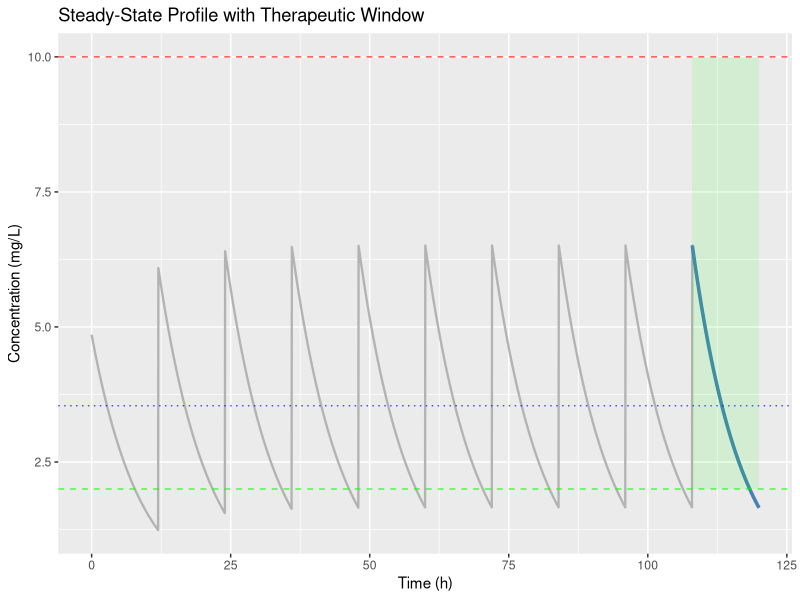
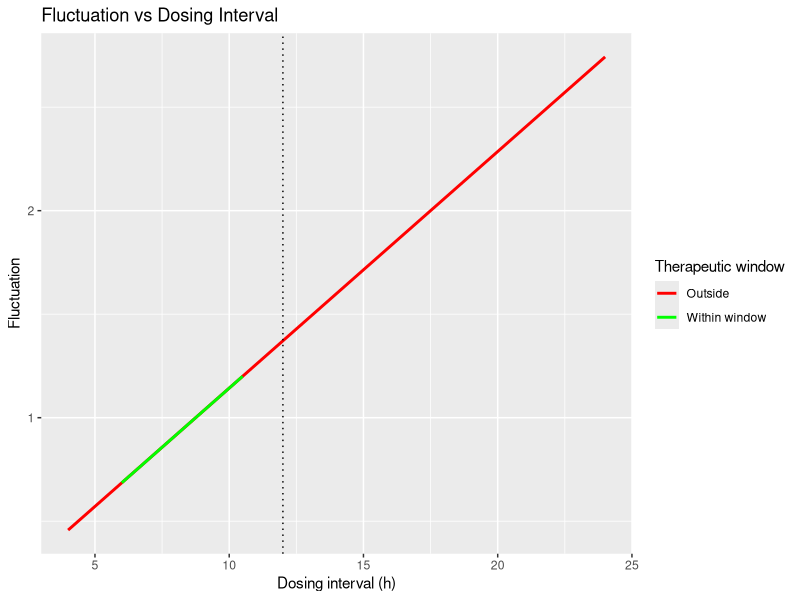
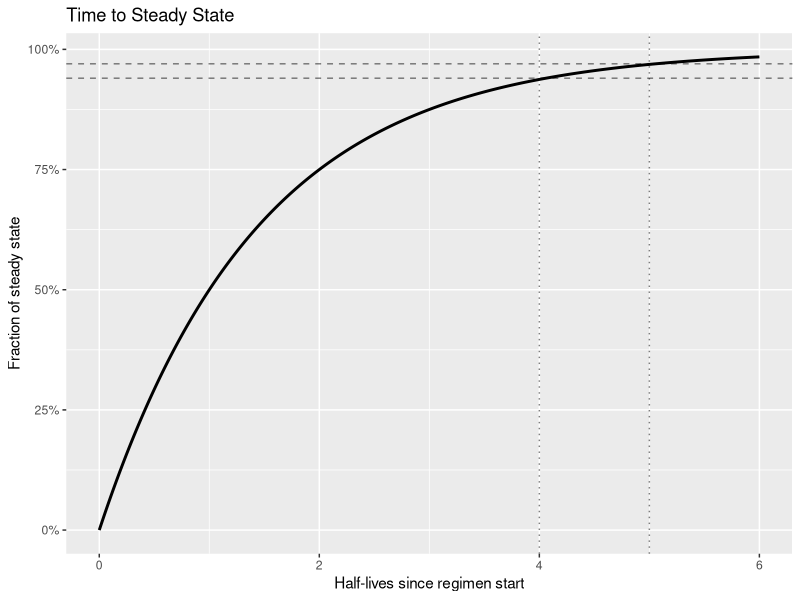

R code for these plots, in order:
# Steady-State Pharmacokinetics
# Extracted executable R code from 14-steady-state.qmd
# Generated by scripts/extract_code.R — do not edit by hand.
# Regenerate: Rscript scripts/extract_code.R   (book repo)
#             Rscript scripts/extract_code.R --standalone   (bundle)
# Working directory: run from the repository root (data/ paths are relative).

# ----------------------------------------------------------------------
# Section: R Implementation
# ----------------------------------------------------------------------
library(ggplot2)
library(dplyr)

set.seed(20260731)

# --- Parameters ---
D     <- 200          # mg
Fbio  <- 0.85         # named Fbio, not F, which is base R's FALSE
V     <- 35           # L
CL    <- 4            # L/h
k     <- CL / V
t12   <- 0.693 / k
tau   <- 12           # h
MEC   <- 2.0          # mg/L minimum effective
MTC   <- 10.0         # mg/L minimum toxic

# --- Steady-state metrics ---
# Fbio enters every expression: only Fbio * D reaches the circulation per dose.
Cav_ss  <- Fbio * D / (CL * tau)
Rac     <- 1 / (1 - exp(-k * tau))
Css_max <- (Fbio * D / V) * Rac
Css_min <- (Fbio * D / V) * exp(-k * tau) / (1 - exp(-k * tau))
fluct   <- (Css_max - Css_min) / Cav_ss   # equals k * tau

cat("Cav,ss:", round(Cav_ss, 2), "mg/L\n")
cat("Css,max:", round(Css_max, 2), "mg/L\n")
cat("Css,min:", round(Css_min, 2), "mg/L\n")
cat("Fluctuation:", round(fluct, 2), "\n")
cat("Within window:", Css_min >= MEC & Css_max <= MTC, "\n")

# ----------------------------------------------------------------------
# Section: Steady-state profile with therapeutic window
# ----------------------------------------------------------------------
# Superposition function
C_multidose <- function(t, D, V, k, tau, n, Fbio = 1) {
  sapply(t, function(ti) {
    sum(sapply(0:(n - 1), function(j) {
      tj <- ti - j * tau
      if (tj >= 0) (Fbio * D / V) * exp(-k * tj) else 0
    }))
  })
}

n_doses <- 10
time <- seq(0, n_doses * tau, 0.05)
conc <- C_multidose(time, D, V, k, tau, n_doses, Fbio)

df <- data.frame(time = time, conc = conc)

# Highlight last interval
last_start <- (n_doses - 1) * tau
df_ss <- df %>% filter(time >= last_start)

ggplot(df, aes(time, conc)) +
  geom_line(linewidth = 0.8, color = "gray70") +
  geom_line(data = df_ss, aes(time, conc), linewidth = 1.2, color = "steelblue") +
  geom_hline(yintercept = c(MEC, MTC, Cav_ss),
             linetype = c("dashed", "dashed", "dotted"),
             color = c("green", "red", "blue"), alpha = 0.7) +
  annotate("rect", xmin = last_start, xmax = n_doses * tau,
           ymin = MEC, ymax = MTC, alpha = 0.1, fill = "green") +
  labs(x = "Time (h)", y = "Concentration (mg/L)",
       title = "Steady-State Profile with Therapeutic Window")

# ----------------------------------------------------------------------
# Section: Dosing interval optimization
# ----------------------------------------------------------------------
tau_range <- seq(4, 24, 0.5)
opt_df <- data.frame(
  tau = tau_range,
  Cav = Fbio * D / (CL * tau_range),
  Cmax = (Fbio * D / V) / (1 - exp(-k * tau_range)),
  Cmin = (Fbio * D / V) * exp(-k * tau_range) / (1 - exp(-k * tau_range))
) %>%
  mutate(
    fluctuation = (Cmax - Cmin) / Cav,
    in_window = Cmin >= MEC & Cmax <= MTC
  )

ggplot(opt_df, aes(tau, fluctuation, color = in_window)) +
  geom_line(linewidth = 1) +
  scale_color_manual(values = c("TRUE" = "green", "FALSE" = "red"),
                     labels = c("Outside", "Within window")) +
  labs(x = "Dosing interval (h)", y = "Fluctuation",
       title = "Fluctuation vs Dosing Interval",
       color = "Therapeutic window") +
  geom_vline(xintercept = tau, linetype = "dotted")

# ----------------------------------------------------------------------
# Section: Time to steady state
# ----------------------------------------------------------------------
n_hl <- seq(0, 6, 0.01)
f_ss <- 1 - exp(-k * n_hl * t12)

df_time <- data.frame(half_lives = n_hl, fraction = f_ss)

ggplot(df_time, aes(half_lives, fraction)) +
  geom_line(linewidth = 1) +
  geom_hline(yintercept = c(0.94, 0.97), linetype = "dashed", alpha = 0.5) +
  geom_vline(xintercept = c(4, 5), linetype = "dotted", alpha = 0.5) +
  scale_y_continuous(labels = scales::percent) +
  labs(x = "Half-lives since regimen start",
       y = "Fraction of steady state",
       title = "Time to Steady State")

# ----------------------------------------------------------------------
# Section: Dose adjustment simulation
# ----------------------------------------------------------------------
D_old <- 200
C_trough_obs <- 1.5   # mg/L (below target)
C_target <- 3.0       # mg/L
D_new <- D_old * (C_target / C_trough_obs)

cat("Original dose:", D_old, "mg\n")
cat("Observed trough:", C_trough_obs, "mg/L\n")
cat("Target trough:", C_target, "mg/L\n")
cat("New dose:", round(D_new, 0), "mg\n")
cat("Wait", round(5 * t12, 1), "h before re-assessing\n")
